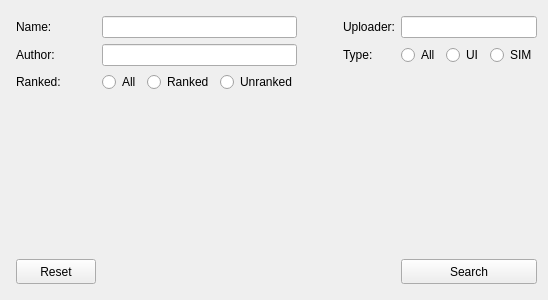
<?xml version="1.0" encoding="UTF-8"?>
<ui version="4.0">
 <class>Form</class>
 <widget class="QWidget" name="Form">
  <property name="geometry">
   <rect>
    <x>0</x>
    <y>0</y>
    <width>548</width>
    <height>300</height>
   </rect>
  </property>
  <property name="windowTitle">
   <string>Form</string>
  </property>
  <layout class="QGridLayout" name="gridLayout">
   <item row="0" column="0">
    <layout class="QGridLayout" name="gridLayout_2">
     <property name="leftMargin">
      <number>5</number>
     </property>
     <property name="topMargin">
      <number>5</number>
     </property>
     <property name="rightMargin">
      <number>0</number>
     </property>
     <property name="bottomMargin">
      <number>5</number>
     </property>
     <item row="2" column="0">
      <widget class="QLabel" name="label_4">
       <property name="text">
        <string>Ranked:</string>
       </property>
      </widget>
     </item>
     <item row="0" column="0">
      <widget class="QLabel" name="label_2">
       <property name="text">
        <string>Name:</string>
       </property>
      </widget>
     </item>
     <item row="1" column="0">
      <widget class="QLabel" name="label_3">
       <property name="text">
        <string>Author:</string>
       </property>
      </widget>
     </item>
     <item row="1" column="1">
      <widget class="QLineEdit" name="authorInput">
       <property name="maximumSize">
        <size>
         <width>250</width>
         <height>16777215</height>
        </size>
       </property>
      </widget>
     </item>
     <item row="3" column="0">
      <widget class="QLabel" name="label_8">
       <property name="text">
        <string/>
       </property>
      </widget>
     </item>
     <item row="4" column="4">
      <widget class="QPushButton" name="searchButton">
       <property name="minimumSize">
        <size>
         <width>75</width>
         <height>25</height>
        </size>
       </property>
       <property name="text">
        <string>Search</string>
       </property>
      </widget>
     </item>
     <item row="0" column="1">
      <widget class="QLineEdit" name="searchInput">
       <property name="minimumSize">
        <size>
         <width>110</width>
         <height>0</height>
        </size>
       </property>
       <property name="maximumSize">
        <size>
         <width>250</width>
         <height>16777215</height>
        </size>
       </property>
      </widget>
     </item>
     <item row="4" column="0">
      <widget class="QPushButton" name="resetButton">
       <property name="minimumSize">
        <size>
         <width>75</width>
         <height>25</height>
        </size>
       </property>
       <property name="text">
        <string>Reset</string>
       </property>
      </widget>
     </item>
     <item row="2" column="1">
      <layout class="QHBoxLayout" name="horizontalLayout">
       <item>
        <widget class="QRadioButton" name="allRanksRadio">
         <property name="text">
          <string>All</string>
         </property>
        </widget>
       </item>
       <item>
        <widget class="QRadioButton" name="rankedRadio">
         <property name="text">
          <string>Ranked</string>
         </property>
        </widget>
       </item>
       <item>
        <widget class="QRadioButton" name="unrankedRadio">
         <property name="text">
          <string>Unranked</string>
         </property>
        </widget>
       </item>
      </layout>
     </item>
     <item row="1" column="2">
      <spacer name="horizontalSpacer_5">
       <property name="orientation">
        <enum>Qt::Orientation::Horizontal</enum>
       </property>
       <property name="sizeType">
        <enum>QSizePolicy::Policy::Preferred</enum>
       </property>
       <property name="sizeHint" stdset="0">
        <size>
         <width>40</width>
         <height>20</height>
        </size>
       </property>
      </spacer>
     </item>
     <item row="0" column="3">
      <widget class="QLabel" name="label">
       <property name="text">
        <string>Uploader:</string>
       </property>
      </widget>
     </item>
     <item row="0" column="4">
      <widget class="QLineEdit" name="uploaderInput"/>
     </item>
     <item row="1" column="3">
      <widget class="QLabel" name="modTypeSelectionLabel">
       <property name="text">
        <string>Type:</string>
       </property>
      </widget>
     </item>
     <item row="1" column="4">
      <layout class="QHBoxLayout" name="horizontalLayout_6">
       <item>
        <widget class="QRadioButton" name="allTypesRadio">
         <property name="text">
          <string>All</string>
         </property>
         <property name="autoExclusive">
          <bool>false</bool>
         </property>
        </widget>
       </item>
       <item>
        <widget class="QRadioButton" name="uiRadio">
         <property name="text">
          <string>UI</string>
         </property>
         <property name="autoExclusive">
          <bool>false</bool>
         </property>
        </widget>
       </item>
       <item>
        <widget class="QRadioButton" name="simRadio">
         <property name="text">
          <string>SIM</string>
         </property>
         <property name="autoExclusive">
          <bool>false</bool>
         </property>
        </widget>
       </item>
      </layout>
     </item>
    </layout>
   </item>
  </layout>
 </widget>
 <tabstops>
  <tabstop>searchInput</tabstop>
  <tabstop>authorInput</tabstop>
  <tabstop>allRanksRadio</tabstop>
  <tabstop>rankedRadio</tabstop>
  <tabstop>unrankedRadio</tabstop>
  <tabstop>uploaderInput</tabstop>
  <tabstop>allTypesRadio</tabstop>
  <tabstop>uiRadio</tabstop>
  <tabstop>simRadio</tabstop>
  <tabstop>resetButton</tabstop>
  <tabstop>searchButton</tabstop>
 </tabstops>
 <resources/>
 <connections/>
</ui>
